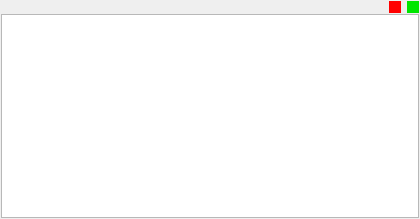
<?xml version="1.0" encoding="UTF-8"?>
<ui version="4.0">
 <class>MainWindow</class>
 <widget class="QMainWindow" name="MainWindow">
  <property name="geometry">
   <rect>
    <x>0</x>
    <y>0</y>
    <width>420</width>
    <height>219</height>
   </rect>
  </property>
  <property name="windowTitle">
   <string>MainWindow</string>
  </property>
  <widget class="QWidget" name="centralwidget">
   <layout class="QVBoxLayout" name="verticalLayout_2">
    <property name="spacing">
     <number>3</number>
    </property>
    <property name="leftMargin">
     <number>1</number>
    </property>
    <property name="topMargin">
     <number>1</number>
    </property>
    <property name="rightMargin">
     <number>1</number>
    </property>
    <property name="bottomMargin">
     <number>1</number>
    </property>
    <item>
     <layout class="QVBoxLayout" name="verticalLayout">
      <property name="spacing">
       <number>1</number>
      </property>
      <property name="sizeConstraint">
       <enum>QLayout::SetMaximumSize</enum>
      </property>
      <item>
       <layout class="QHBoxLayout" name="horizontalLayout">
        <property name="spacing">
         <number>6</number>
        </property>
        <item>
         <spacer name="horizontalSpacer">
          <property name="minimumSize">
           <size>
            <width>0</width>
            <height>10</height>
           </size>
          </property>
          <property name="orientation">
           <enum>Qt::Horizontal</enum>
          </property>
          <property name="sizeHint" stdset="0">
           <size>
            <width>40</width>
            <height>20</height>
           </size>
          </property>
         </spacer>
        </item>
        <item>
         <widget class="QPushButton" name="btnError">
          <property name="sizePolicy">
           <sizepolicy hsizetype="Fixed" vsizetype="Fixed">
            <horstretch>0</horstretch>
            <verstretch>0</verstretch>
           </sizepolicy>
          </property>
          <property name="minimumSize">
           <size>
            <width>0</width>
            <height>10</height>
           </size>
          </property>
          <property name="maximumSize">
           <size>
            <width>12</width>
            <height>12</height>
           </size>
          </property>
          <property name="toolTip">
           <string>&lt;html&gt;&lt;head/&gt;&lt;body&gt;&lt;p&gt;&lt;span style=&quot; font-size:10pt;&quot;&gt;Hiển thị danh sách những phần tử sai&lt;/span&gt;&lt;/p&gt;&lt;/body&gt;&lt;/html&gt;</string>
          </property>
          <property name="styleSheet">
           <string notr="true">QPushButton { 
   background-color: rgb(230, 0, 0);
	border: 0px;
}

QPushButton:hover {
   background-color: rgb(200, 0, 0); 
}

QPushButton:checked { 
    background-color: rgb(255, 0, 0); 
 }
</string>
          </property>
          <property name="text">
           <string/>
          </property>
          <property name="iconSize">
           <size>
            <width>12</width>
            <height>12</height>
           </size>
          </property>
          <property name="checkable">
           <bool>true</bool>
          </property>
          <property name="checked">
           <bool>true</bool>
          </property>
          <attribute name="buttonGroup">
           <string notr="true">buttonGroup</string>
          </attribute>
         </widget>
        </item>
        <item>
         <widget class="QPushButton" name="btnInfo">
          <property name="sizePolicy">
           <sizepolicy hsizetype="Fixed" vsizetype="Fixed">
            <horstretch>0</horstretch>
            <verstretch>0</verstretch>
           </sizepolicy>
          </property>
          <property name="minimumSize">
           <size>
            <width>0</width>
            <height>10</height>
           </size>
          </property>
          <property name="maximumSize">
           <size>
            <width>12</width>
            <height>12</height>
           </size>
          </property>
          <property name="toolTip">
           <string>&lt;html&gt;&lt;head/&gt;&lt;body&gt;&lt;p&gt;&lt;span style=&quot; font-size:10pt;&quot;&gt;Hiển thị danh sách những phần tử đúng&lt;/span&gt;&lt;/p&gt;&lt;/body&gt;&lt;/html&gt;</string>
          </property>
          <property name="styleSheet">
           <string notr="true">QPushButton { 
   background-color: rgb(0, 230, 0);
	border: 0px;
}

QPushButton:hover {
   background-color: rgb(0,200, 0); 
}

QPushButton:checked { 
    background-color: rgb(0, 255, 0); 
 }

</string>
          </property>
          <property name="text">
           <string/>
          </property>
          <property name="checkable">
           <bool>true</bool>
          </property>
          <property name="flat">
           <bool>false</bool>
          </property>
          <attribute name="buttonGroup">
           <string notr="true">buttonGroup</string>
          </attribute>
         </widget>
        </item>
       </layout>
      </item>
      <item>
       <layout class="QHBoxLayout" name="horizontalLayout_2">
        <item>
         <widget class="QListWidget" name="listWidget">
          <property name="minimumSize">
           <size>
            <width>0</width>
            <height>200</height>
           </size>
          </property>
          <property name="maximumSize">
           <size>
            <width>16777215</width>
            <height>16777215</height>
           </size>
          </property>
          <property name="toolTip">
           <string>&lt;!DOCTYPE HTML PUBLIC &quot;-//W3C//DTD HTML 4.0//EN&quot; &quot;http://www.w3.org/TR/REC-html40/strict.dtd&quot;&gt;
&lt;html&gt;&lt;head&gt;&lt;meta name=&quot;qrichtext&quot; content=&quot;1&quot; /&gt;&lt;style type=&quot;text/css&quot;&gt;
p, li { white-space: pre-wrap; }
&lt;/style&gt;&lt;/head&gt;&lt;body style=&quot; font-family:'Segoe UI'; font-size:9pt; font-weight:400; font-style:normal;&quot;&gt;
&lt;p style=&quot; margin-top:0px; margin-bottom:0px; margin-left:0px; margin-right:0px; -qt-block-indent:0; text-indent:0px;&quot;&gt;&lt;span style=&quot; font-size:10pt;&quot;&gt;01.Click chuột trái để chọn phần tử&lt;/span&gt;&lt;/p&gt;
&lt;p style=&quot; margin-top:0px; margin-bottom:0px; margin-left:0px; margin-right:0px; -qt-block-indent:0; text-indent:0px;&quot;&gt;&lt;span style=&quot; font-size:10pt;&quot;&gt;02.Đè Shift để chon thêm phần tử&lt;/span&gt;&lt;/p&gt;
&lt;p style=&quot; margin-top:0px; margin-bottom:0px; margin-left:0px; margin-right:0px; -qt-block-indent:0; text-indent:0px;&quot;&gt;&lt;span style=&quot; font-size:10pt;&quot;&gt;03.Double click chuột để chọn tất cả phần tử trùng tên trong danh sách&lt;/span&gt;&lt;/p&gt;
&lt;p style=&quot; margin-top:0px; margin-bottom:0px; margin-left:0px; margin-right:0px; -qt-block-indent:0; text-indent:0px;&quot;&gt;&lt;span style=&quot; font-size:10pt;&quot;&gt;04.Ctrl+A để chọn hết tát cả phần tử trong danh sách&lt;/span&gt;&lt;/p&gt;&lt;/body&gt;&lt;/html&gt;</string>
          </property>
          <property name="alternatingRowColors">
           <bool>true</bool>
          </property>
          <property name="selectionMode">
           <enum>QAbstractItemView::ExtendedSelection</enum>
          </property>
          <property name="iconSize">
           <size>
            <width>15</width>
            <height>15</height>
           </size>
          </property>
          <property name="resizeMode">
           <enum>QListView::Adjust</enum>
          </property>
          <property name="layoutMode">
           <enum>QListView::SinglePass</enum>
          </property>
          <property name="gridSize">
           <size>
            <width>20</width>
            <height>20</height>
           </size>
          </property>
         </widget>
        </item>
       </layout>
      </item>
     </layout>
    </item>
   </layout>
  </widget>
 </widget>
 <resources/>
 <connections/>
 <buttongroups>
  <buttongroup name="buttonGroup"/>
 </buttongroups>
</ui>
